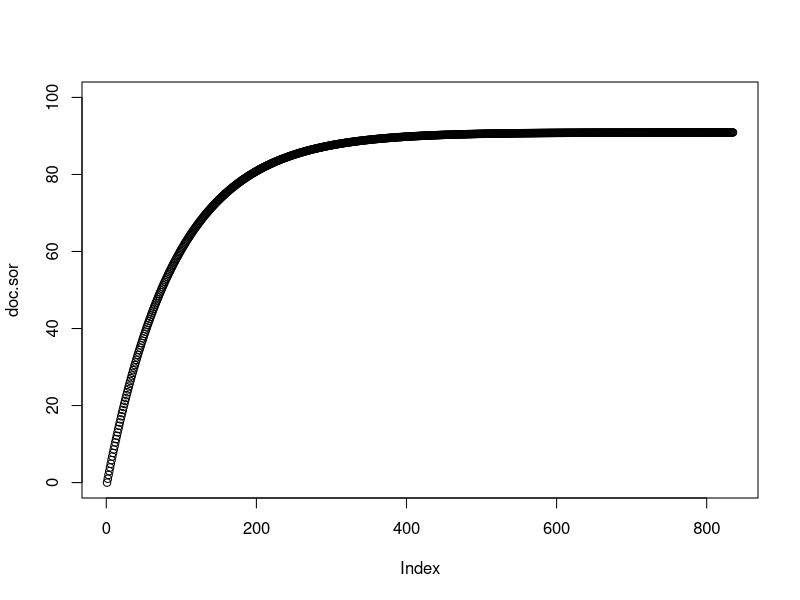

The R source for this figure:
# Script for a numerical solution to a second order reaction.
# Dissolved C (DOC) concentrations are kept constant for a simulation
# Surface reaction sites are taken up as C is sorbed
# Equilibrium values (assymptote) depend on the reaction rate constants,
# the [DOC], and the total mineral surface.

rm(list=ls())
minsf <- 100
free.minsf <- 100
doc.sor <- 0
doc.dis <- 10
ks <- 0.001
kd <- 0.001

F <- 1
i <- 1
while (F > 0.0001) {
  Fs <- doc.dis * free.minsf * ks
  Fd <- doc.sor[i] * kd
  if (Fs > doc.dis) Fs <- doc.dis
  F <- Fs - Fd
  if (F > free.minsf) F <- free.minsf
  doc.sor[i + 1] <- doc.sor[i] + F
  free.minsf <- minsf - doc.sor[i + 1]
  i <- i + 1
}

plot(doc.sor, ylim=c(0,minsf))
tail(doc.sor)
doc.sor[i]/minsf # = surface coverage
ks*doc.dis/(ks*doc.dis + kd) # = surface coverage; from wikipedia 'Reactions on surfaces' term to calculate equilibrium assuming steady state
